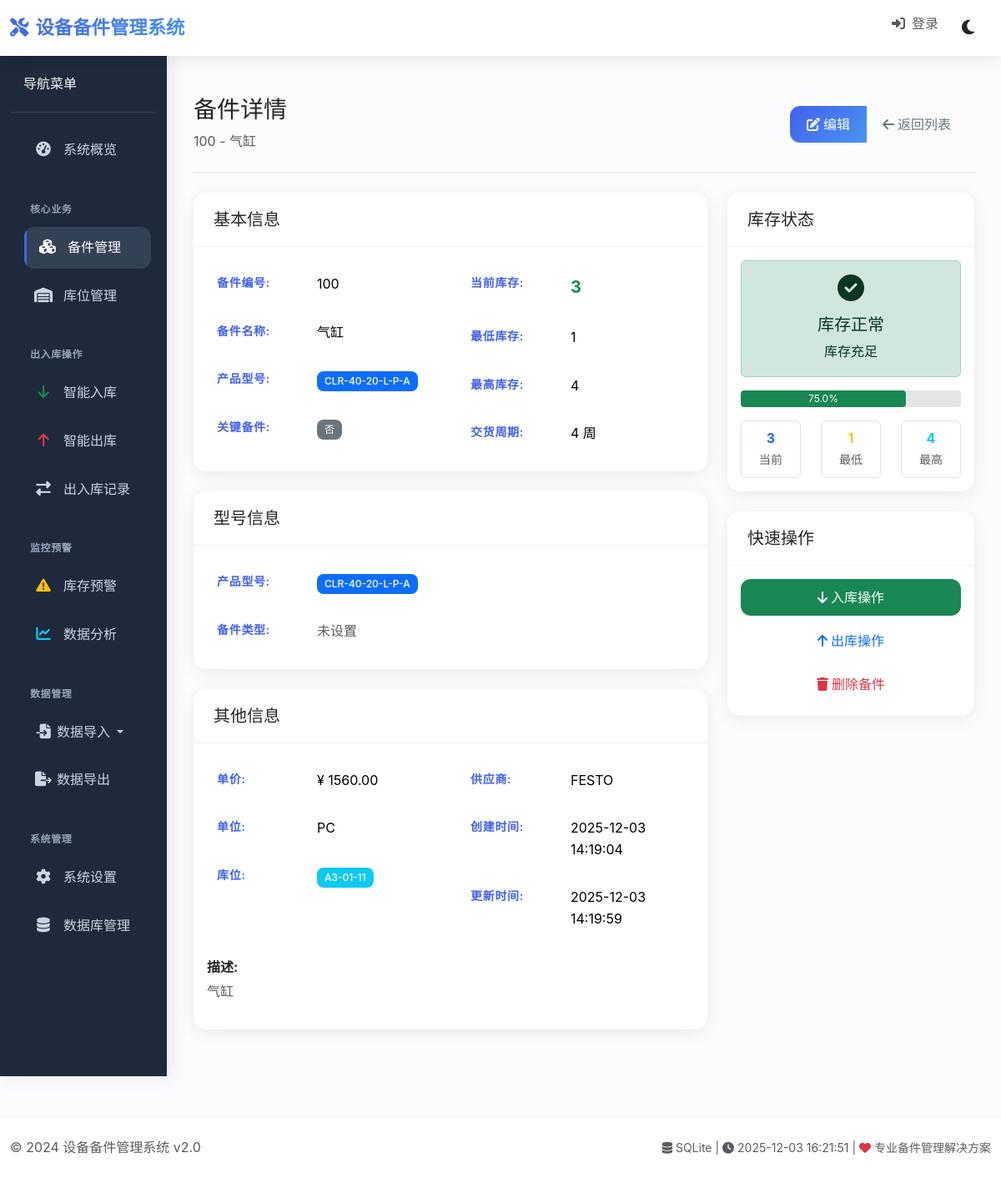
Screenshot of /part/13 with the database file from the repository.
### tables this page shows
CREATE TABLE spare_parts (
                id INTEGER PRIMARY KEY AUTOINCREMENT,
                part_no TEXT UNIQUE NOT NULL,
                name TEXT NOT NULL,
                type TEXT,
                product_model TEXT,
                current_stock INTEGER DEFAULT 0,
                min_stock INTEGER DEFAULT 0,
                max_stock INTEGER DEFAULT 0,
                key_part BOOLEAN DEFAULT FALSE,
                lt_weeks INTEGER DEFAULT 0,
                unit_price REAL DEFAULT 0.0,
                unit TEXT DEFAULT '个',
                location TEXT,
                supplier TEXT,
                description TEXT,
                created_date TIMESTAMP DEFAULT CURRENT_TIMESTAMP,
                updated_date TIMESTAMP DEFAULT CURRENT_TIMESTAMP,
                FOREIGN KEY (location) REFERENCES locations(location_code)
            );

### routes/parts_routes.py (the view)
    @app.route('/part/<int:part_id>')
    def part_detail(part_id):
        try:
            part = get_spare_part_by_id(part_id)
            if not part:
                flash('备件不存在', 'danger')
                return redirect(url_for('parts_list'))
            return render_template('part_detail.html', part=part)
        except Exception as e:
            app.logger.error(f"加载备件详情失败: {str(e)}")
            flash('加载备件详情失败', 'danger')
            return redirect(url_for('parts_list'))

### models/database.py (called while the page is built)
def get_spare_part_by_id(part_id):
    db_manager = DatabaseManager()
    with db_manager.get_connection() as conn:
        cursor = conn.execute('SELECT * FROM spare_parts WHERE id = ?', (part_id,))
        return cursor.fetchone()

    def _init_db(self):
        os.makedirs(os.path.dirname(self.db_path) if os.path.dirname(self.db_path) else '.', exist_ok=True)
        with self._get_raw_connection() as conn:
            conn.execute("PRAGMA foreign_keys = ON")
            conn.execute("PRAGMA journal_mode = WAL")
            conn.execute("PRAGMA synchronous = NORMAL")
            conn.execute("PRAGMA cache_size = 100000")
            conn.execute("PRAGMA temp_store = MEMORY")
            conn.execute("PRAGMA mmap_size = 268435456")
            conn.execute("PRAGMA page_size = 4096")
            conn.execute("PRAGMA busy_timeout = 10000")

    @contextmanager
    def _get_raw_connection(self):
        conn = None
        try:
            conn = sqlite3.connect(
                self.db_path,
                timeout=30.0,
                check_same_thread=False,
                isolation_level=None
            )
            conn.row_factory = sqlite3.Row
            yield conn
        finally:
            if conn:
                conn.close()

### templates/part_detail.html (shortened to what this page needs)
{% extends "base.html" %}
{% block content %}
<div class="d-flex justify-content-between flex-wrap flex-md-nowrap align-items-center pt-3 pb-4 mb-4 border-bottom">
    <div>
        <h1 class="h3 mb-2">备件详情</h1>
        <p class="text-muted mb-0">{{ part[1] }} - {{ part[2] }}</p>
    </div>
    <div class="btn-toolbar mb-2 mb-md-0">
        <div class="btn-group me-2">
            <a href="{{ url_for('edit_part', part_id=part[0]) }}" class="btn btn-primary">
                <i class="fas fa-edit me-1"></i>编辑
            </a>
            <a href="{{ url_for('parts_list') }}" class="btn btn-outline-secondary">
                <i class="fas fa-arrow-left me-1"></i>返回列表
            </a>
        </div>
    </div>
</div>
<div class="row">
    <div class="col-lg-8">
        <div class="card mb-4">
            <div class="card-header">
                <h5 class="card-title mb-0">基本信息</h5>
            </div>
            <div class="card-body">
                <div class="row">
                    <div class="col-md-6">
                        <table class="table table-borderless">
                            <tr>
                                <th width="120">备件编号:</th>
                                <td>{{ part[1] }}</td>
                            </tr>
                            <tr>
                                <th>备件名称:</th>
                                <td>{{ part[2] }}</td>
                            </tr>
                            <tr>
                                <th>产品型号:</th>
                                <td>
                                    {% if part[3] %}
                                    <span class="badge bg-primary">{{ part[3] }}</span>
                                    {% else %}
                                    <span class="text-muted">未设置</span>
                                    {% endif %}
                                </td>
                            </tr>
                            <tr>
                                <th>关键备件:</th>
                                <td>
                                    {% if part[8] %}
                                    <span class="badge bg-warning">是</span>
                                    {% else %}
                                    <span class="badge bg-secondary">否</span>
                                    {% endif %}
                                </td>
                            </tr>
                        </table>
                    </div>
                    <div class="col-md-6">
                        <table class="table table-borderless">
                            <tr>
                                <th width="120">当前库存:</th>
                                <td>
                                    <span class="fw-bold fs-5 {% if part[5] <= part[6] %}text-danger{% elif part[5] <= part[6] * 1.2 %}text-warning{% else %}text-success{% endif %}">
                                        {{ part[5] }}
                                    </span>
                                </td>
                            </tr>
                            <tr>
                                <th>最低库存:</th>
                                <td>{{ part[6] }}</td>
                            </tr>
                            <tr>
                                <th>最高库存:</th>
                                <td>{{ part[7] }}</td>
                            </tr>
                            <tr>
                                <th>交货周期:</th>
                                <td>{{ part[9] }} 周</td>
                            </tr>
                        </table>
                    </div>
                </div>
            </div>
        </div>
        <div class="card mb-4">
            <div class="card-header">
                <h5 class="card-title mb-0">型号信息</h5>
            </div>
            <div class="card-body">
                <div class="row">
                    <div class="col-md-6">
                        <table class="table table-borderless">
                            <tr>
                                <th width="120">产品型号:</th>
                                <td>
                                    {% if part[3] %}
                                    <span class="badge bg-primary">{{ part[3] }}</span>
                                    {% else %}
                                    <span class="text-muted">未设置</span>
                                    {% endif %}
                                </td>
                            </tr>
                            <tr>
                                <th>备件类型:</th>
                                <td>
                                    {% if part[4] %}
                                    <span class="badge bg-secondary">{{ part[4] }}</span>
                                    {% else %}
                                    <span class="text-muted">未设置</span>
                                    {% endif %}
                                </td>
                            </tr>
                        </table>
                    </div>
                </div>
            </div>
        </div>
        <div class="card mb-4">
            <div class="card-header">
                <h5 class="card-title mb-0">其他信息</h5>
            </div>
            <div class="card-body">
                <div class="row">
                    <div class="col-md-6">
                        <table class="table table-borderless">
                            <tr>
                                <th width="120">单价:</th>
                                <td>¥ {{ "%.2f"|format(part[10]) }}</td>
                            </tr>
                            <tr>
                                <th>单位:</th>
                                <td>{{ part[11] or '未设置' }}</td>
                            </tr>
                            <tr>
                                <th>库位:</th>
                                <td>
                                    {% if part[12] %}
                                    <span class="badge bg-info">{{ part[12] }}</span>
                                    {% else %}
                                    <span class="text-muted">未设置</span>
                                    {% endif %}
                                </td>
                            </tr>
                        </table>
                    </div>
                    <div class="col-md-6">
                        <table class="table table-borderless">
                            <tr>
                                <th width="120">供应商:</th>
                                <td>{{ part[13] or '未设置' }}</td>
                            </tr>
                            <tr>
                                <th>创建时间:</th>
                                <td>{{ part[15] }}</td>
                            </tr>
                            <tr>
                                <th>更新时间:</th>
                                <td>{{ part[16] }}</td>
                            </tr>
                        </table>
                    </div>
                </div>
                {% if part[14] %}
                <div class="mt-3">
                    <strong>描述:</strong>
                    <p class="text-muted mt-1">{{ part[14] }}</p>
                </div>
                {% endif %}
            </div>
        </div>
    </div>
    <div class="col-lg-4">
        <div class="card mb-4">
            <div class="card-header">
                <h5 class="card-title mb-0">库存状态</h5>
            </div>
            <div class="card-body text-center">
                {% if part[5] == 0 %}
                <div class="alert alert-danger">
                    <i class="fas fa-exclamation-triangle fa-2x mb-3"></i>
                    <h5>缺货</h5>
                    <p class="mb-0">当前库存为 0</p>
                </div>
                {% elif part[5] <= part[6] %}
                <div class="alert alert-warning">
                    <i class="fas fa-exclamation-circle fa-2x mb-3"></i>
                    <h5>低库存</h5>
                    <p class="mb-0">低于最低库存警戒线</p>
                </div>
                {% else %}
                <div class="alert alert-success">
                    <i class="fas fa-check-circle fa-2x mb-3"></i>
                    <h5>库存正常</h5>
                    <p class="mb-0">库存充足</p>
                </div>
                {% endif %}
                <div class="progress mb-3" style="height: 20px;">
                    {% set progress_percent = (part[5] / part[7] * 100) if part[7] > 0 else 0 %}
                    <div class="progress-bar
                        {% if part[5] <= part[6] %}bg-danger
                        {% elif part[5] <= part[6] * 1.2 %}bg-warning
                        {% else %}bg-success{% endif %}"
                         style="width: {{ progress_percent }}%">
                        {{ "%.1f"|format(progress_percent) }}%
                    </div>
                </div>
                <div class="row text-center">
                    <div class="col-4">
                        <div class="border rounded p-2">
                            <div class="text-primary fw-bold">{{ part[5] }}</div>
                            <small class="text-muted">当前</small>
                        </div>
                    </div>
                    <div class="col-4">
                        <div class="border rounded p-2">
                            <div class="text-warning fw-bold">{{ part[6] }}</div>
                            <small class="text-muted">最低</small>
                        </div>
                    </div>
                    <div class="col-4">
                        <div class="border rounded p-2">
                            <div class="text-info fw-bold">{{ part[7] }}</div>
                            <small class="text-muted">最高</small>
                        </div>
                    </div>
                </div>
            </div>
        </div>
        <div class="card">
            <div class="card-header">
                <h5 class="card-title mb-0">快速操作</h5>
            </div>
            <div class="card-body">
                <div class="d-grid gap-2">
                    <a href="{{ url_for('smart_inbound') }}?part_no={{ part[1] }}" class="btn btn-success">
                        <i class="fas fa-arrow-down me-1"></i>入库操作
                    </a>
                    <a href="{{ url_for('smart_outbound') }}?part_no={{ part[1] }}" class="btn btn-outline-primary">
                        <i class="fas fa-arrow-up me-1"></i>出库操作
                    </a>
                    <button type="button" class="btn btn-outline-danger"
                            onclick="confirmDelete({{ part[0] }}, '{{ part[2] }}')">
                        <i class="fas fa-trash me-1"></i>删除备件
                    </button>
                </div>
            </div>
        </div>
    </div>
</div>
{% endblock %}

### templates/base.html (style rules this page uses)
:root { --primary: #4361ee; --primary-dark: #3a56d4; --secondary: #6c757d; --success: #4cc9f0; --info: #4895ef; --warning: #f72585; --danger: #e63946; --light: #f8f9fa; --dark: #212529; --sidebar-bg: #1e293b; --sidebar-hover: #334155; --card-shadow: 0 4px 20px rgba(0,0,0,0.08); --transition: all 0.3s cubic-bezier(0.4, 0, 0.2, 1); }
body { font-family: -apple-system, BlinkMacSystemFont, 'Segoe UI', 'Microsoft YaHei', Roboto, Oxygen, Ubuntu, Cantarell, 'Open Sans', 'Helvetica Neue', sans-serif; background: linear-gradient(135deg, #667eea 0%, #764ba2 100%); min-height: 100vh; line-height: 1.6; font-weight: 400; }
.card { border: none; border-radius: 1rem; box-shadow: var(--card-shadow); transition: var(--transition); background: rgba(255, 255, 255, 0.95); margin-bottom: 1.5rem; overflow: hidden; }
.card-header { background: rgba(255, 255, 255, 0.9); border-bottom: 1px solid rgba(0,0,0,0.05); padding: 1.25rem 1.5rem; font-weight: 600; }
.table { --bs-table-bg: transparent; margin-bottom: 0; }
.table th { border-top: none; font-weight: 600; color: var(--primary); font-size: 0.875rem; text-transform: uppercase; letter-spacing: 0.05em; padding: 1rem 0.75rem; }
.table td { padding: 1rem 0.75rem; vertical-align: middle; border-color: rgba(0,0,0,0.05); }
.badge { font-size: 0.75em; padding: 0.5em 0.75em; font-weight: 500; border-radius: 0.5rem; }
.btn { border-radius: 0.75rem; font-weight: 500; padding: 0.625rem 1.25rem; transition: var(--transition); border: none; }
.btn-primary { background: linear-gradient(135deg, var(--primary), var(--info)); }
.progress { height: 8px; border-radius: 4px; background: rgba(0,0,0,0.1); }
.progress-bar { border-radius: 4px; }

### rows the page displays
spare_parts: part_no "100", name "气缸", type "CLR-40-20-L-P-A", current_stock "3", min_stock "1", max_stock "4", lt_weeks "4", unit_price "1560.00", unit "PC", location "A3-01-11", supplier "FESTO", created_date "2025-12-03 14:19:04", updated_date "2025-12-03 14:19:59", description "气缸"

### other values shown
{{ "%.1f"|format(progress_percent) }} "75.0"
